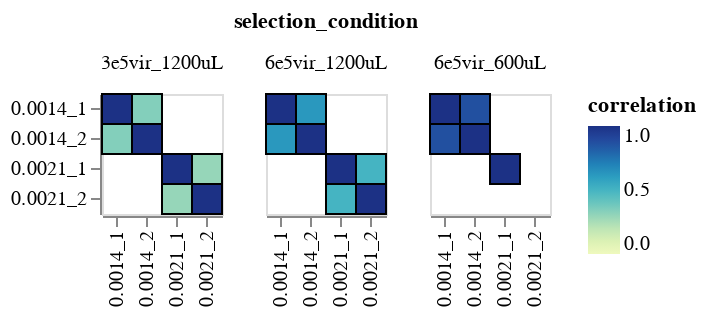

Notebook code cell kept with this figure:
### Markdown cell above
For antibody cocktail selections, at the lowest selection concentration (roughly IC90), variant counts are actually quite well correlated. r=0.93 for 6e5vir in 600uL, and 0.58 for 6e5 vir in 1200uL. 

Side note: this drop is a little surprising. Same number of virions, so we wouldn't expect large changes in correlation in a technical replicate. But if we look at avg prob escape for wildtype variants -
* avg_prob_escape=0.12 for 6e5vir in 600uL
* avg_prob_escape=0.02 for 6e5vir in 1200uL

So this is probably affected by antibody saturation. Lots of free virions in 600uL selections - counts also reflect baseline library composition, which is going to be consistent between replicates. 1200uL selections are more representative of neutralization, and therefore more variable between replicates. We should keep this in mind, because it's tempting to say that the 3e5 drop (r=0.213) indicates further bottlenecking with reduced virion #. But we can't actually fully disentangle that from Ab saturation effects at an even lower TCID50/uL.

### Code cell
# check serum count correlations
serum_df = get_corr_df(
    'AUSAB-13', 
    [0.0014, 0.0021], 
    value_to_correlate = 'antibody_count'
)[0]

corr_heatmap(serum_df, 
             corr_col='correlation', 
             sample_cols=['replicate_1', 'replicate_2'], 
             group_col='selection_condition',
#              corr_range=(0, 0.1)
            )

### Figure 1 — Vega-Lite specification as saved in the notebook (floating-point values rounded to 4 significant figures)
{"config": {"view": {"continuousWidth": 400, "continuousHeight": 300}, "axis": {"labelLimit": 500}}, "data": {"name": "data-c4fa829f441addc7c319d247141d7922"}, "mark": {"type": "rect", "stroke": "black"}, "encoding": {"color": {"field": "correlation", "scale": {"domain": [0, 1]}, "type": "quantitative"}, "facet": {"columns": 3, "field": "selection_condition", "type": "nominal"}, "tooltip": [{"field": "selection_condition", "type": "nominal"}, {"field": "antibody_concentration", "format": ".3f", "type": "quantitative"}, {"field": "replicate_1", "type": "nominal"}, {"field": "replicate_2", "type": "nominal"}, {"field": "correlation", "format": ".3f", "type": "quantitative"}], "x": {"field": "replicate_1", "title": null, "type": "nominal"}, "y": {"field": "replicate_2", "title": null, "type": "nominal"}}, "height": {"step": 15}, "width": {"step": 15}, "$schema": "https://vega.github.io/schema/vega-lite/v5.2.0.json", "datasets": {"data-c4fa829f441addc7c319d247141d7922": [{"selection_condition": "3e5vir_1200uL", "antibody_concentration": 0.0014, "replicate_1": "0.0014_1", "replicate_2": "0.0014_1", "correlation": 1.0}, {"selection_condition": "3e5vir_1200uL", "antibody_concentration": 0.0014, "replicate_1": "0.0014_2", "replicate_2": "0.0014_1", "correlation": 0.3385}, {"selection_condition": "6e5vir_1200uL", "antibody_concentration": 0.0014, "replicate_1": "0.0014_1", "replicate_2": "0.0014_1", "correlation": 1.0}, {"selection_condition": "6e5vir_1200uL", "antibody_concentration": 0.0014, "replicate_1": "0.0014_2", "replicate_2": "0.0014_1", "correlation": 0.6207}, {"selection_condition": "6e5vir_600uL", "antibody_concentration": 0.0014, "replicate_1": "0.0014_1", "replicate_2": "0.0014_1", "correlation": 1.0}, {"selection_condition": "6e5vir_600uL", "antibody_concentration": 0.0014, "replicate_1": "0.0014_2", "replicate_2": "0.0014_1", "correlation": 0.868}, {"selection_condition": "3e5vir_1200uL", "antibody_concentration": 0.0014, "replicate_1": "0.0014_1", "replicate_2": "0.0014_2", "correlation": 0.3385}, {"selection_condition": "3e5vir_1200uL", "antibody_concentration": 0.0014, "replicate_1": "0.0014_2", "replicate_2": "0.0014_2", "correlation": 1.0}, {"selection_condition": "6e5vir_1200uL", "antibody_concentration": 0.0014, "replicate_1": "0.0014_1", "replicate_2": "0.0014_2", "correlation": 0.6207}, {"selection_condition": "6e5vir_1200uL", "antibody_concentration": 0.0014, "replicate_1": "0.0014_2", "replicate_2": "0.0014_2", "correlation": 1.0}, {"selection_condition": "6e5vir_600uL", "antibody_concentration": 0.0014, "replicate_1": "0.0014_1", "replicate_2": "0.0014_2", "correlation": 0.868}, {"selection_condition": "6e5vir_600uL", "antibody_concentration": 0.0014, "replicate_1": "0.0014_2", "replicate_2": "0.0014_2", "correlation": 1.0}, {"selection_condition": "3e5vir_1200uL", "antibody_concentration": 0.0021, "replicate_1": "0.0021_1", "replicate_2": "0.0021_1", "correlation": 1.0}, {"selection_condition": "3e5vir_1200uL", "antibody_concentration": 0.0021, "replicate_1": "0.0021_2", "replicate_2": "0.0021_1", "correlation": 0.2948}, {"selection_condition": "6e5vir_1200uL", "antibody_concentration": 0.0021, "replicate_1": "0.0021_1", "replicate_2": "0.0021_1", "correlation": 1.0}, {"selection_condition": "6e5vir_1200uL", "antibody_concentration": 0.0021, "replicate_1": "0.0021_2", "replicate_2": "0.0021_1", "correlation": 0.5007}, {"selection_condition": "6e5vir_600uL", "antibody_concentration": 0.0021, "replicate_1": "0.0021_1", "replicate_2": "0.0021_1", "correlation": 1.0}, {"selection_condition": "3e5vir_1200uL", "antibody_concentration": 0.0021, "replicate_1": "0.0021_1", "replicate_2": "0.0021_2", "correlation": 0.2948}, {"selection_condition": "3e5vir_1200uL", "antibody_concentration": 0.0021, "replicate_1": "0.0021_2", "replicate_2": "0.0021_2", "correlation": 1.0}, {"selection_condition": "6e5vir_1200uL", "antibody_concentration": 0.0021, "replicate_1": "0.0021_1", "replicate_2": "0.0021_2", "correlation": 0.5007}, {"selection_condition": "6e5vir_1200uL", "antibody_concentration": 0.0021, "replicate_1": "0.0021_2", "replicate_2": "0.0021_2", "correlation": 1.0}]}}
